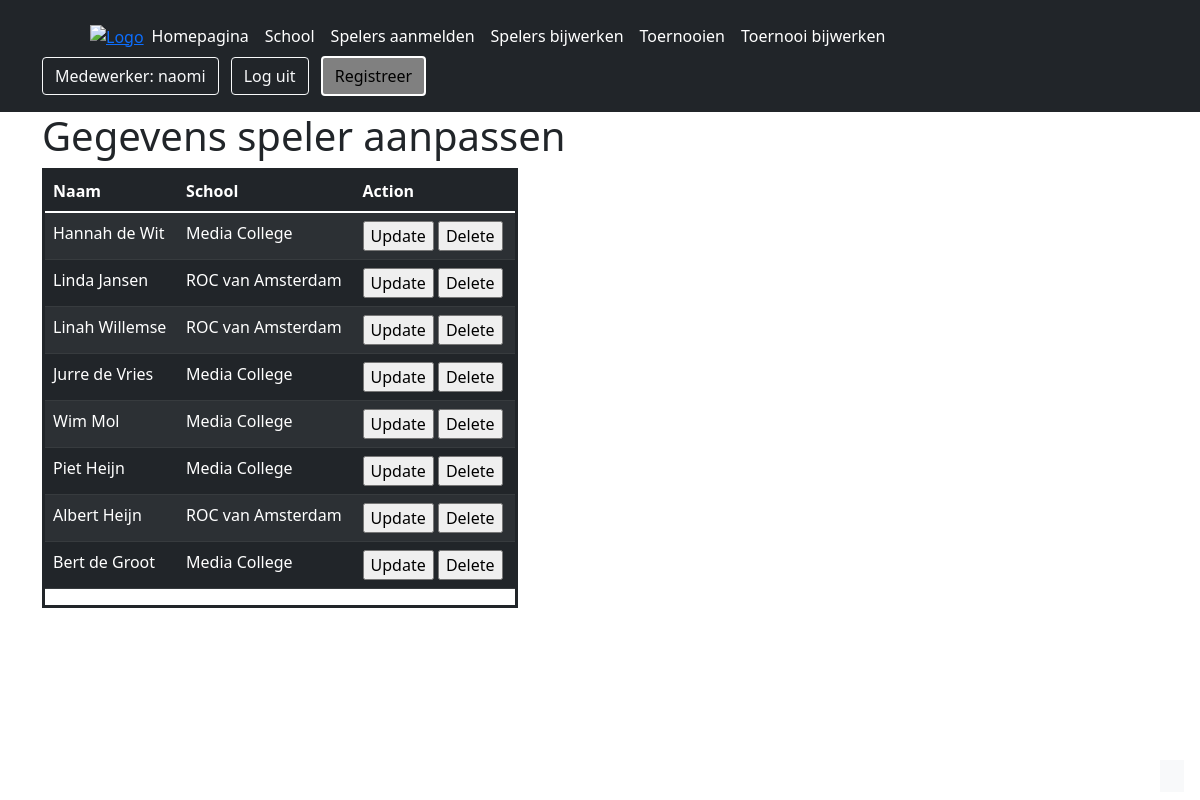
/spelers_update.php (signed in), run on the app's committed database.
### tables this page shows
CREATE TABLE `spelers` (
  `speler_id` int(10) NOT NULL,
  `voornaam` varchar(50) NOT NULL,
  `tussenvoegsel` varchar(20) DEFAULT NULL,
  `achternaam` varchar(50) NOT NULL,
  `school_id` int(10) NOT NULL
);

CREATE TABLE `scholen` (
  `school_id` int(10) NOT NULL,
  `schoolnaam` varchar(50) NOT NULL
);

### spelerdatabase.php (the view, shortened to what this page needs)
<?php
function postEachPlayerForm($db) {
    if (isset($_POST["wijzig"])) {
        $hiddenId = $_POST["hiddenId"];
        postWijzigForm($hiddenId, $db);
    } else {
        if (isset($_POST["verwijder"])) {
            $hiddenId = $_POST["hiddenId"];
            deletePlayer($hiddenId, $db);
        } else {
            if (isset($_POST["submit"])) {
                $speler_id = $_POST["speler_id"];
                $voornaam = $_POST["voornaam"];
                $tussenvoegsel = $_POST["tussenvoegsel"];
                $achternaam = $_POST["achternaam"];
                $schoolnaam = $_POST["school"];
                $school_id = getIdFromSchoolName($schoolnaam, $db);
                if (checkValidityName($voornaam, $tussenvoegsel, $achternaam, $school_id, $db, 0)) {
                    $query_speler =  $db->prepare("UPDATE `spelers` set voornaam=?, tussenvoegsel=?, achternaam=?, school_id=? WHERE speler_id=?");
                    $query_speler->execute(array(
                        $voornaam,
                        $tussenvoegsel,
                        $achternaam,
                        $school_id,
                        $speler_id
                    ));
                    $result = $query_speler->execute();
                    if ($result) {
?><br>
                        <div class="box-terug">
                            <h2> Speler succesvol geupdate.</h2><br><a class="whitetext" href="spelers_update.php"> Terug </a><br><br>
                        </div><?php
                            } else {
                                echo "<h2> Er is iets fout gegaan. Probeer het nog een keer.</h2>";
                            }
                        }
                    } else {
                        $querySpeScho = $db->prepare("SELECT spelers.*, schoolnaam FROM `spelers` INNER JOIN scholen ON spelers.school_id = scholen.school_id");
                        $querySpeScho->execute();
                                ?>
                <table class="table table-dark table-striped">
                    <thead>
                        <tr>
                            <th>Naam</th>
                            <th>School</th>
                            <th colspan="2">Action</th>
                        </tr>
                    </thead>
                    <?php
                        foreach ($querySpeScho as $player) {
                    ?>
                        <tr>
                            <form method="post" action="">
                                <td> <?php echo $player["voornaam"] . " " . $player["tussenvoegsel"] . " " . $player["achternaam"]; ?></td>
                                <td> <?php echo $player["schoolnaam"]; ?></td>
                                <td>
                                    <input type="submit" name="wijzig" value="Update" class="submit-btn2">
                                    <input type="submit" name="verwijder" value="Delete" class="submit-btn2">
                            </form>
                            </div>
                        </tr>
                    <?php
                        }
                    ?>
    <?php
                    }
                }
            }
        }
    ?>

### data on the page
spelers: voornaam "Hannah", tussenvoegsel "de", achternaam "Wit", school.schoolnaam "Media College"
spelers: voornaam "Linda", achternaam "Jansen", school.schoolnaam "ROC van Amsterdam"
spelers: voornaam "Linah", achternaam "Willemse", school.schoolnaam "ROC van Amsterdam"
spelers: voornaam "Jurre", tussenvoegsel "de", achternaam "Vries", school.schoolnaam "Media College"
spelers: voornaam "Wim", achternaam "Mol", school.schoolnaam "Media College"
spelers: voornaam "Piet", achternaam "Heijn", school.schoolnaam "Media College"
spelers: voornaam "Albert", achternaam "Heijn", school.schoolnaam "ROC van Amsterdam"
spelers: voornaam "Bert", tussenvoegsel "de", achternaam "Groot", school.schoolnaam "Media College"

### other printed values
$_SESSION["user_id"] "naomi"
